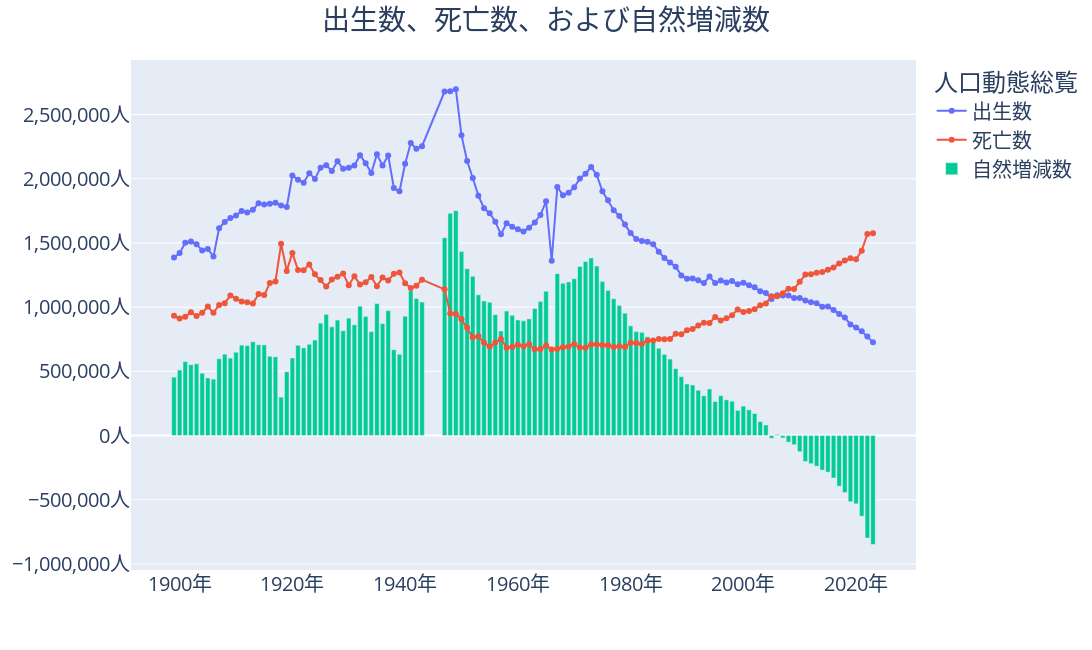

This figure's notebook cell:
### Code cell
vital_fig = px.line(vital_df, x="年", y="値", color="人口動態総覧", markers=True)   # vital_dfには、人口動態総覧に出生数と死亡数が格納されている年、人口動態総覧（出生数・死亡数の別）、値が格納されている
vital_fig.add_bar(x=delta_pop["年"], y=delta_pop["自然増減数"], name="自然増減数")
vital_fig.update_layout(width=1200, height=650, font={"size": 20},
    xaxis={"ticksuffix": "年", "title": None},
    yaxis={"tickformat": ",.0f", "ticksuffix": "人", "title": None}
)
vital_fig.update_layout(
    title_text="出生数、死亡数、および自然増減数",
    title_x=0.5
)
vital_fig.show()
